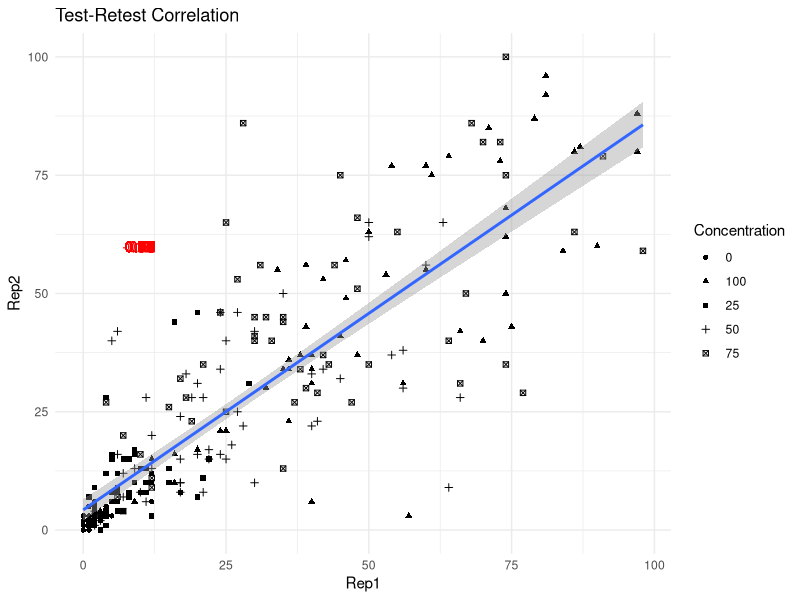
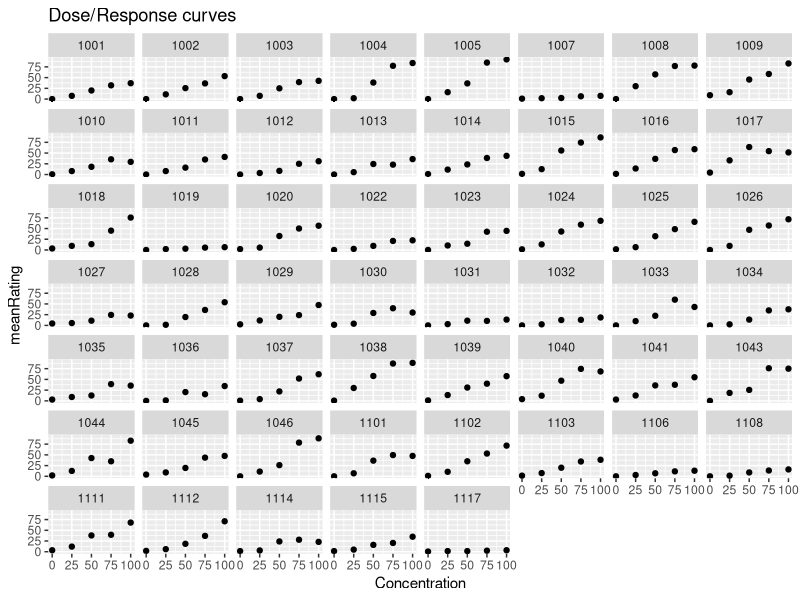

Here is the R script that generated these plots, in order:
## ---- chunk 1
knitr::opts_chunk$set(echo = TRUE)
## ---- chunk 2
library(tidyverse)
library(readxl)
library(ggplot2)
## ---- chunk 3

#read in and combine data
raw.df <- read_excel("data/Sweet_solutions_-_Session_1_screener_-_Raw_Data.xlsx", sheet = 3) %>%
  bind_rows(read_excel("data/Sweet_solutions_-_Anonymous_online_session_1_screener_-_Raw_Data.xlsx", sheet = 3)) %>%
  

  
  #Clean up repeated subject codes
  mutate(`Subject Code` = case_when(`Participant Name` %in% c("1001", "1002", "1003", "1006", "1008", "1011", "1012", "1014", "1015", "1017") ~ as.numeric(`Participant Name`) + 100,
                                      TRUE ~ `Subject Code`)) %>%

  #Rename columns and remove unwanted data
  transmute(SubjectCode = `Subject Code`,
            SampleIdentifier = `Sample Identifier`,
            SampleName = `Sample Name`,
            Rating = `Please take a sip of sample {{sample_code}} and rate the sweetness intensity of the beverage using the scale below.`) %>%
  
  #Split Sample into 2 columns named Concentration and Rep
  separate(SampleName, into = c("Concentration", "Rep"), sep = " g/L ") %>%
  
  #drop rows containing NA
  drop_na(Rating)
  
## ---- chunk 4

#Check intensity rating ranks
ir.df <- raw.df %>%
  #Remove SampleIdentifier column
  select(-SampleIdentifier) %>%
  #Group data by each subject and by concentration
  group_by(SubjectCode, Concentration) %>%
  #Determine the means of each subject's rating at each concentration
  summarise(meanRating = mean(Rating)) %>%
  #Make each concentration a column and put the corresponding mean rating value under each respective column
  pivot_wider(names_from = Concentration, names_prefix = "Conc", values_from = meanRating) %>%
  
  #determine if subject correctly ranked concentrations in order with 100% accuracy or mostly correct 
  mutate(CorrectRank = case_when(Conc0 < Conc25 & Conc25 < Conc50 & Conc50 < Conc75 & Conc75 < Conc100 ~ "yes",
                                 Conc0 < Conc25 & Conc25 < Conc50 & Conc50 < Conc75  ~ "mostly",
                                 Conc0 < Conc25 & Conc25 < Conc50 & Conc75 < Conc100 ~ "mostly",
                                 Conc0 < Conc25 & Conc50 < Conc75 & Conc75 < Conc100 ~ "mostly",
                                 Conc25 < Conc50 & Conc50 < Conc75 & Conc75 < Conc100 ~ "mostly",
                                TRUE ~ "no"))
  

#Check TRT
trt.df <- raw.df %>%
  
  #Remove SampleIdentifier column
  select(-SampleIdentifier) %>%
  #Make column for each separate rep rating
  pivot_wider(names_from = Rep, names_prefix = "Rep", values_from = Rating) %>%
  #group data by subjects
  group_by(SubjectCode) %>%
  #calculate TRT correlation for each subject
  summarise(TRT = cor(Rep1, Rep2))
  
#Print a table with intensity ratings rank check and TRT data
ir.df %>%
  left_join(trt.df) %>%
  select(SubjectCode, TRT, CorrectRank) %>%
  mutate(Pass = case_when(TRT > 0.7 & CorrectRank == "yes" ~ "pass",
                          TRT > 0.7 & CorrectRank == "mostly" ~ "pass",
                          TRUE ~ "fail"))%>%
  arrange(Pass)

## ---- chunk 5

#plot rep 2 ratings vs. rep 1 ratings for each subject
raw.df %>% 
  select(-SampleIdentifier)%>%
  #filter(SubjectCode == 1117) %>%
  pivot_wider(names_from = Rep, names_prefix = "Rep", values_from = Rating)%>%
  ggplot( aes(Rep1, Rep2))+
  geom_point( aes (shape = Concentration))+
  #facet_wrap(~SubjectCode)+
  geom_smooth(method = "lm")+
  geom_text(data = trt.df, aes(label = round(TRT, 2), x = 10, y = 60), color = "red")+
  ggtitle("Test-Retest Correlation")+
  theme_minimal()

## ---- chunk 6

#plot mean ratings vs. sugar concentration for each subject
raw.df %>% 
  mutate(Concentration = as.numeric(Concentration))%>%
  group_by(SubjectCode, Concentration)%>%
  summarise(meanRating = mean(Rating))%>%
  ggplot( aes(Concentration, meanRating))+
  geom_point()+
  facet_wrap(~SubjectCode)+
  #geom_smooth(method = "lm")+
  #geom_text(data = trt.df, aes(label = round(TRT, 2), x = 10, y = 60), color = "red")+
  ggtitle("Dose/Response curves")

